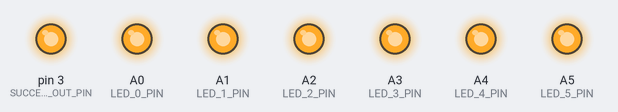
Bench run of a sketch on a simulated Arduino Uno, built with avr-gcc and run on an emulated ATmega328P. Shown: output pins drawn as LEDs (lit = HIGH).

Above: at 0.5 s.
At 3.5 s:
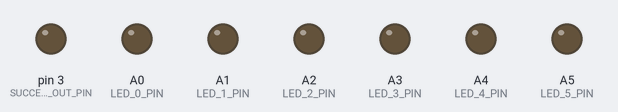
Timing chart, 0 to 4.6 s (numbered marks = the images above):
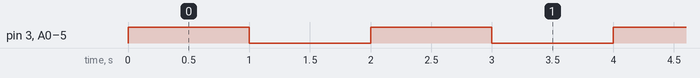

Measured:
- by itself, pin 3 (SUCCESS_OUT_PIN), A0 (LED_0_PIN), A1 (LED_1_PIN), A2 (LED_2_PIN), A3 (LED_3_PIN), A4 (LED_4_PIN), A5 (LED_5_PIN): alternates HIGH for 1.0 s and LOW for 1.0 s

The sketch:

led_test.ino
```cpp
//=============================================================================
// Exit the library (Siegel 7)
// LED test program
//=============================================================================

// Compile for
//   Board: Ardunino Uno
//   Processor: ATmega328P

#define LED_0_PIN       A0
#define LED_1_PIN       A1
#define LED_2_PIN       A2
#define LED_3_PIN       A3
#define LED_4_PIN       A4
#define LED_5_PIN       A5

#define SUCCESS_OUT_PIN  3

//=============================================================================

byte led_pins[] = {LED_0_PIN, LED_1_PIN, LED_2_PIN, LED_3_PIN, LED_4_PIN, LED_5_PIN, SUCCESS_OUT_PIN};

//=============================================================================

void setup() {

  digitalWrite( SUCCESS_OUT_PIN, 0 );
  pinMode( SUCCESS_OUT_PIN, OUTPUT );

  // All LEDs off
  for (uint8_t i=0; i<sizeof(led_pins)/sizeof(led_pins[0]); i++) {
      digitalWrite(led_pins[i], 0);
      pinMode(led_pins[i], OUTPUT);
  }
}

// ================================================================================

void loop() {
  bool on = 1;
  while (1) {
  for (uint8_t i=0; i<sizeof(led_pins)/sizeof(led_pins[0]); i++) {
      digitalWrite( led_pins[i], on );
      pinMode( led_pins[i], OUTPUT );
    }
    on = !on;
    delay(1000);
  }
}

// ================================================================================
```
